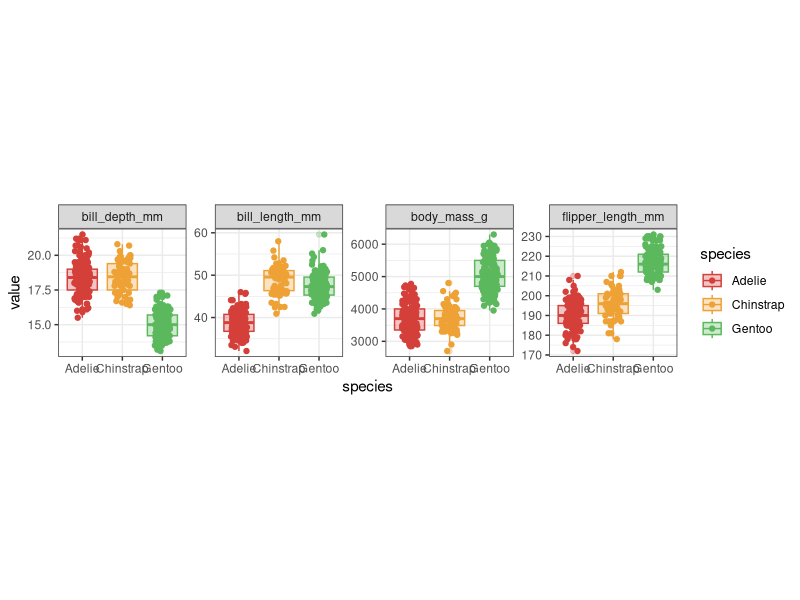
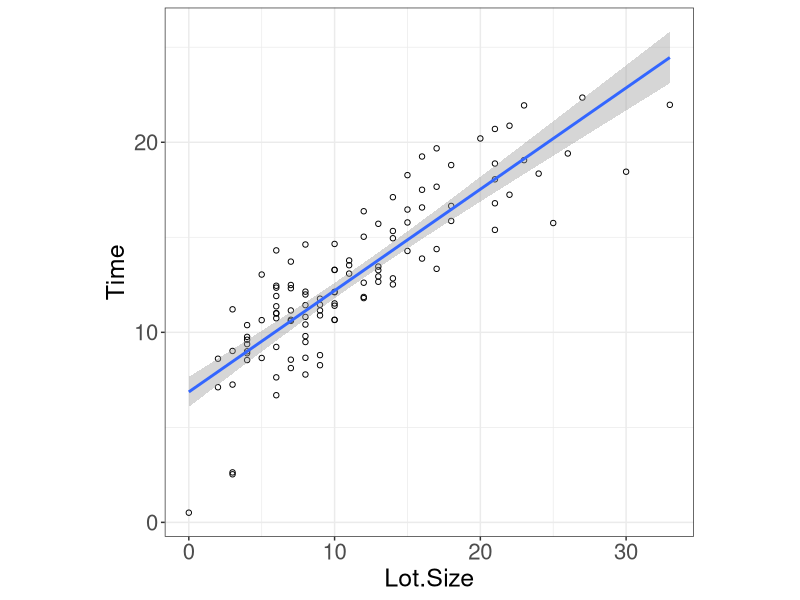
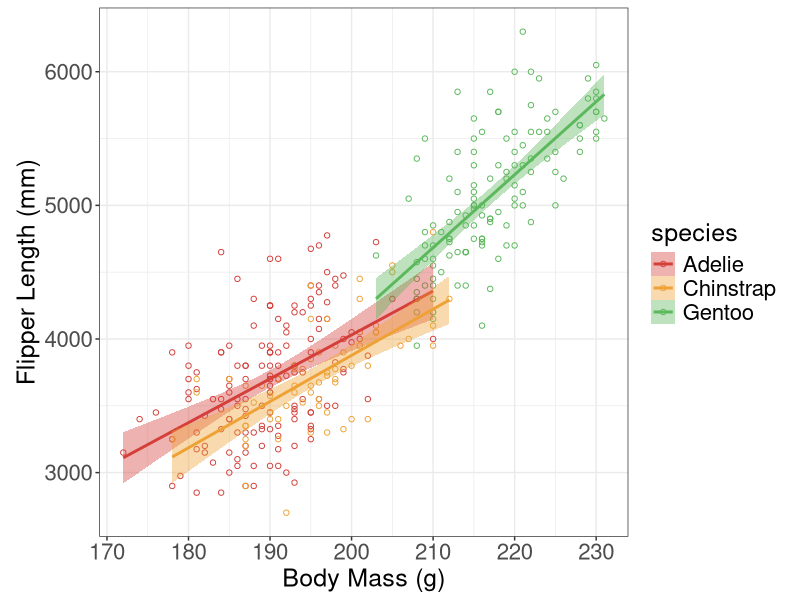
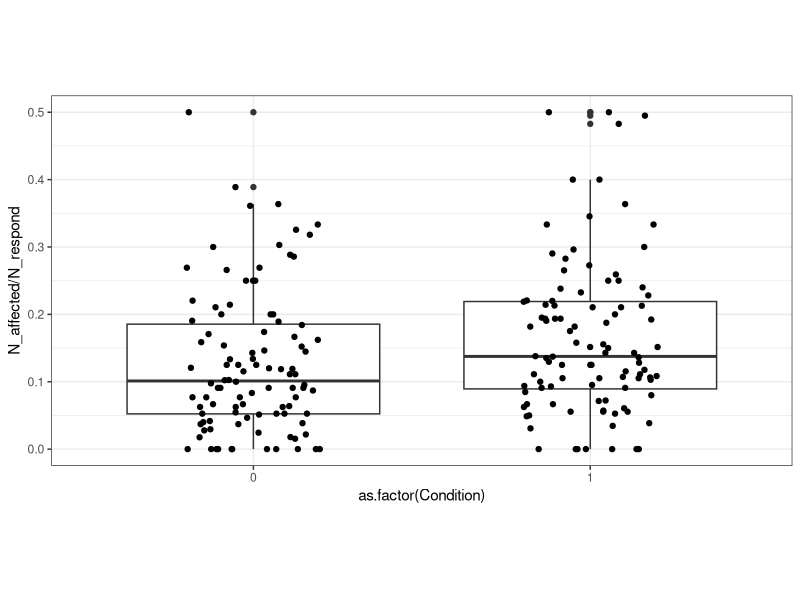

Write the R code that produced these figures, in order.
## ---- chunk 1
options(htmltools.dir.version = FALSE)
knitr::opts_chunk$set(
	echo = FALSE,
	message = FALSE,
	warning = FALSE,
	cache = TRUE
)
library(tidyverse)
library(ggsci)
library(knitr)
library(kableExtra)
## ---- chunk 2
data(penguins, package = "palmerpenguins")
## ---- chunk 3
penguins %>%
  pivot_longer(cols = c("bill_length_mm", "bill_depth_mm", "flipper_length_mm", "body_mass_g"),
               names_to = "measure",
               values_to = "value") %>%
  ggplot(aes(x = species, y = value, color = species, fill = species)) +
  geom_boxplot(alpha = 0.3) +
  geom_point(position = position_jitter(width = 0.2, height = 0)) +
  facet_wrap(~measure, scales = "free", ncol = 4) +
  theme_bw() +
  theme(aspect.ratio = 1) +
  scale_color_locuszoom() +
  scale_fill_locuszoom()
## ---- chunk 4
production_data <- read.csv("../data/production.csv")
head(production_data) %>% kable()
## ---- chunk 5
ggplot(data = production_data, aes(x = Lot.Size, y = Time)) +
  geom_point(shape = 1) +
  geom_smooth(method = "lm") +
  theme_bw() +
  theme(aspect.ratio = 1,
        axis.text = element_text(size = 16),
        axis.title = element_text(size = 18))
## ---- chunk 6
data(penguins, package = "palmerpenguins")
## ---- chunk 7
ggplot(penguins, aes(x = flipper_length_mm, y = body_mass_g, color = species, fill = species)) +
  geom_point(shape = 1) +
  geom_smooth(method = "lm") +
  theme_bw() + 
  theme(aspect.ratio = 1,
        axis.text = element_text(size = 16),
        axis.title = element_text(size = 18),
        legend.text = element_text(size = 16),
        legend.title = element_text(size = 18)) +
  scale_color_locuszoom() +
  scale_fill_locuszoom() +
  ylab("Flipper Length (mm)") +
  xlab("Body Mass (g)")
## ---- chunk 8
condition_data <- read.csv("../data/condition.csv")
condition_data[1:4,] %>%
  kable() %>% kable_styling("striped", font_size = 20) %>% scroll_box(width = "100%")
## ---- chunk 9
condition_data %>%
  ggplot(aes(x = as.factor(Condition), y = N_affected/N_respond)) +
  geom_boxplot() +
  geom_point(position = position_jitter(width = 0.2, height = 0)) +
  theme_bw() +
  theme(aspect.ratio = 0.5)
## ---- chunk 10
data(package = .packages(all.available = TRUE))
